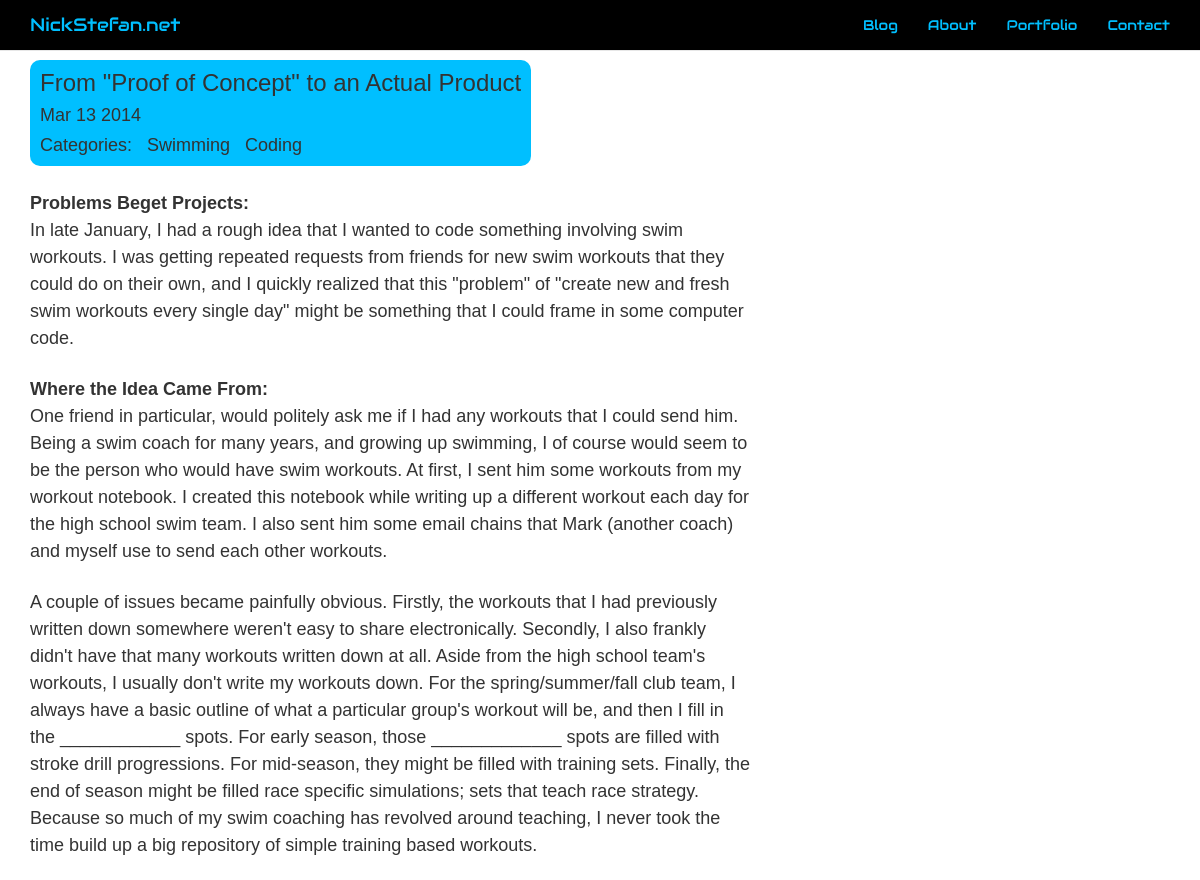
The app's page /blog/view/poctoproduct (upper part), older data.
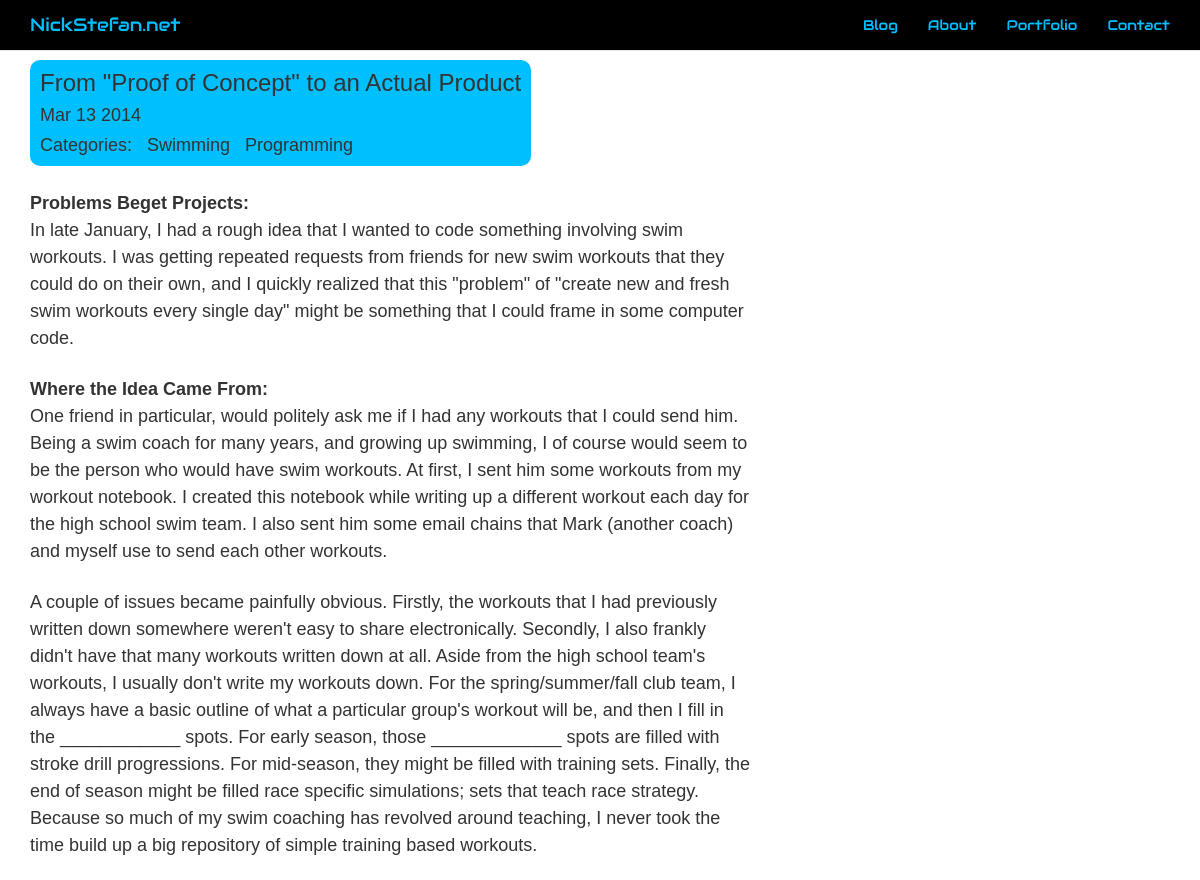
The same page, newer data.
### blog/models.py (models this page shows, shortened)
class Category(models.Model):
    title = models.CharField(max_length=100, db_index=True)
    slug = models.SlugField(max_length=100, db_index=True)
    def __unicode__(self):
        return '%s' % self.title

### blog/views.py (the view)
def view_post(request, slug):
    return render_to_response('blog/view_post.html',{
        'post': get_object_or_404(Blog, slug=slug)
    })

### blog/templates/blog/view_post.html (shortened to what this page needs)
{% extends 'base.html' %}
{% block title %}
<h3>{{ post.title }}</h3>
<h4>{{ post.posted|date }}<h4>
<h4>Categories: &nbsp; {% for category in post.category.all %}{{ category }} &nbsp; {% endfor %}</h4>
{% endblock %}
{% autoescape off %}
{% block content %}
	{{ post.body|safe }}
{% endblock %}
{% endautoescape %}

Row changes from the older to the newer data that the page shows:
changed Category: title "Coding" → "Programming"
